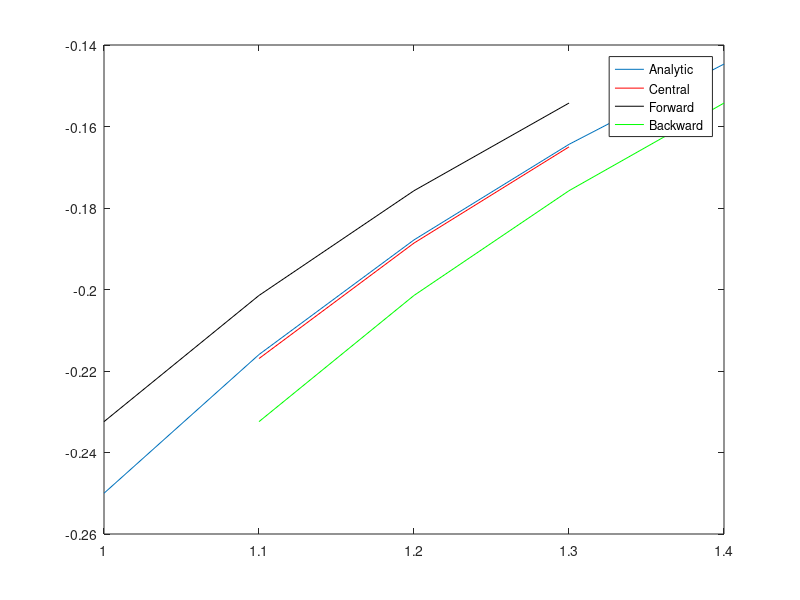

The MATLAB script that drew this image:
%% Week 4
%% Question 1
x=[1.2,1.29,1.3,1.31,1.40];
fx=3*x.*exp(x)-cos(x); %Creates the f(x) for the x points. This is the same
                        % as the table that was provided in the question
dxfx=3*exp(x)+3*x.*exp(x)+sin(x); %First dirivative w.r.t. x
dxfx=dxfx(3); %Only keep the third value. ie we just needed this at x=1.3
disp("f'(1.3)=") %I use disp to output my results
disp(dxfx)       % Prints the result
h=0.1;  %Sets h for the first approximation.

%% First way to calculate \frac{d}{dx} f(x) with h=0.1
% This requires knowing the index of the values we want to take, in this
% case we are using the 5th value in the array and the 1st value.
dxfx_h1=(fx(5)-fx(1))/(2*h);  

%% Find index of a x value
% The following define a function x_i(x,v,e) that finds the index of the x value
% within an epsilon of the value v. (ie equal within some error term)
e=0.0001;
x_i=@(x,v,e)find(abs(x - v)<=e);

%% Second way to calculate \frac{d}{dx} f(x) with h=0.1
% This line to calculate the dxfx_h1 returns the same values as above.
% having to specify the index, it finds the index of the x value
% specified. The previous function worked. But this will make this easier
% to run again for any value of x.
%
dxFun_h=@(h)(fx(x_i(x,1.3+h,e))- fx(x_i(x,1.3-h,e)))/(2*h);
dxfx_h1 = dxFun_h(h);

disp("f'(1.3) is approx.    (h=0.1)")
disp(dxfx_h1)
disp("Which has an error of:")
disp(abs(dxfx_h1-dxfx))
h=0.01;
dxfx_h2 = dxFun_h(h); %Easy to rerun this since we defined a function above
disp("f'(1.3) is approx.    (h=0.01)")
disp(dxfx_h2)
disp("Which has an error of:")
disp(abs(dxfx_h2-dxfx))

%% Internet is your friend. 
% If you use someones code online in your assignment, please cite your
% source and have changed it enough that you have demonstrated you
% understand its use. 
% https://www.mathworks.com/matlabcentral/answers/213823-forward-backward-and-central-differences
%
Fun = @(x)((x)+1).^-2; 
dFun = @(x) -2*(1 + x).^-3;
x=[1 1.1 1.2 1.3 1.4];
F=Fun(x);
h=x(2)-x(1);
xCentral=x(2:end-1);
dFCenteral=(F(3:end)-F(1:end-2))/(2*h);
xForward=x(1:end-1);
dFForward=(F(2:end)-F(1:end-1))/h;
xBackward=x(2:end);
dFBackward=(F(2:end)-F(1:end-1))/h;
plot(x,dFun(x));
hold on
plot(xCentral,dFCenteral,'r')
plot(xForward,dFForward,'k');
plot(xBackward,dFBackward,'g');
legend("Analytic",'Central','Forward','Backward')

